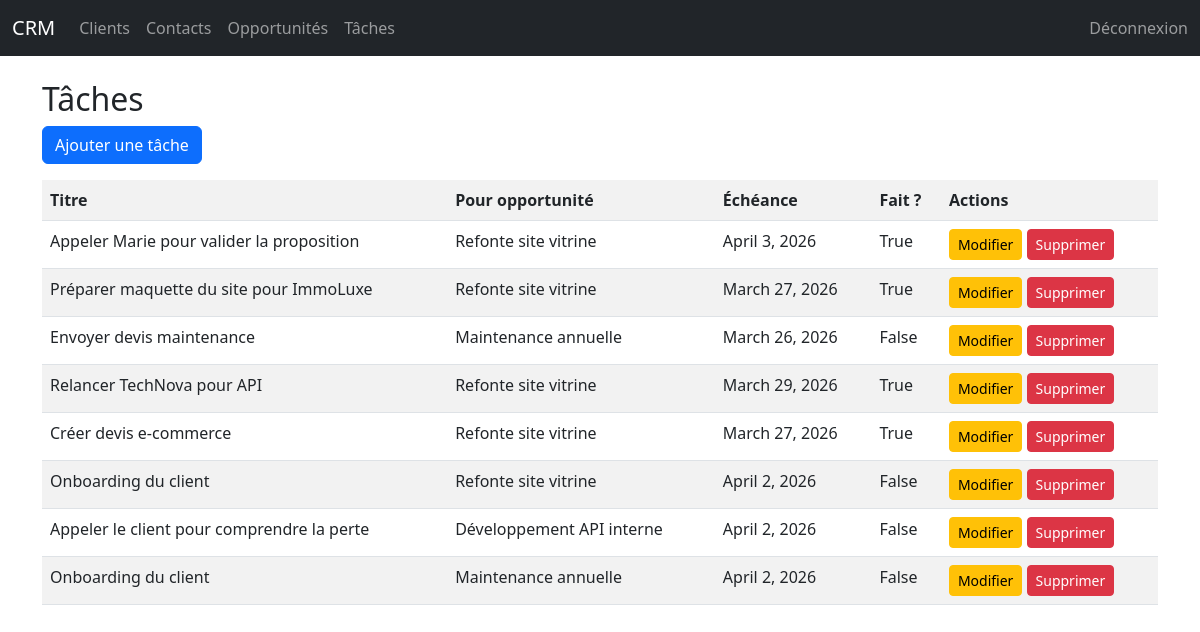
Before: /tasks/ (signed in) with the older database file.
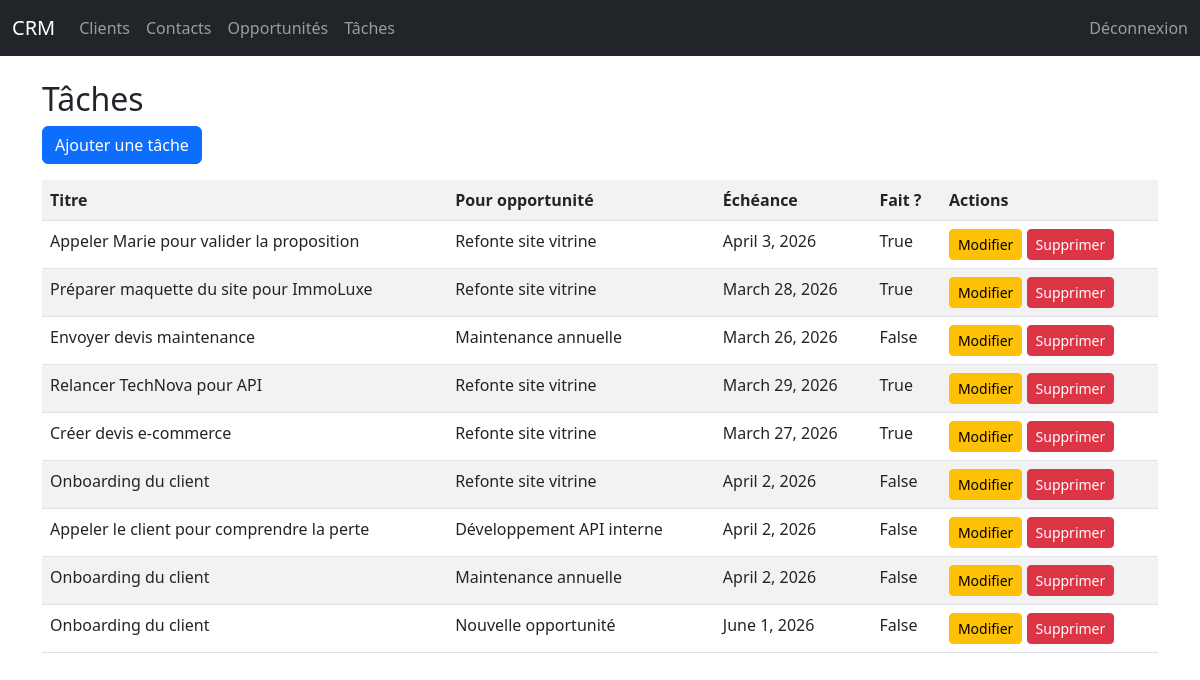
After: the same page with the newer database file.
### crm/models.py (models this page shows, shortened)
class Task(models.Model):
    opportunity = models.ForeignKey(Opportunity, on_delete=models.CASCADE, related_name="tasks")
    title = models.CharField(max_length=200)
    due_date = models.DateField(blank=True, null=True)
    done = models.BooleanField(default=False)

class Opportunity(models.Model):
    client = models.ForeignKey(Client, on_delete=models.CASCADE, related_name="opportunities")
    title = models.CharField(max_length=200)
    amount = models.DecimalField(max_digits=10, decimal_places=2)
    stage = models.CharField(
        max_length=50,
        choices=[
            ("new", "Nouveau"),
            ("contacted", "Contacté"),
            ("proposal", "Proposition"),
            ("won", "Gagné"),
            ("lost", "Perdu"),
        ],
        default="new"
    )
    created_at = models.DateTimeField(auto_now_add=True)
    owner = models.ForeignKey(User, on_delete=models.CASCADE, related_name="opportunities")

### crm/views.py (the view)
# urls.py: path("tasks/", views.tasks_list),
@login_required
def tasks_list(request):
    if request.user.is_staff:
        tasks = Task.objects.all()
    else:
        tasks = Task.objects.filter
    return render(request, "crm/tasks_list.html", {"tasks": tasks})

### crm/templates/crm/tasks_list.html
{% extends "base.html" %}
{% block content %}
<h2>Tâches</h2>
<a href="/tasks/add/" class="btn btn-primary mb-3">Ajouter une tâche</a>
<table class="table table-striped">
<tr>
    <th>Titre</th>
    <th>Pour opportunité</th>
    <th>Échéance</th>
    <th>Fait ?</th>
    <th>Actions</th>
</tr>
{% for t in tasks %}
<tr>
    <td>{{ t.title }}</td>
    <td>{{ t.opportunity.title }}</td>
    <td>{{ t.due_date }}</td>
    <td>{{ t.done }}</td>
    <td>
        <a href="/tasks/{{ t.id }}/edit/" class="btn btn-warning btn-sm">Modifier</a>
        <a href="/tasks/{{ t.id }}/delete/" class="btn btn-danger btn-sm">Supprimer</a>
    </td>
</tr>
{% empty %}
<tr><td colspan="4">Aucune tâche.</td></tr>
{% endfor %}
</table>
{% endblock %}

Changed rows visible on the page:
changed Task "Préparer maquette du site pour ImmoLuxe": due_date "March 27, 2026" → "March 28, 2026"
added Task: title "Onboarding du client", opportunity "Nouvelle opportunité", due_date "June 1, 2026", done "False"
